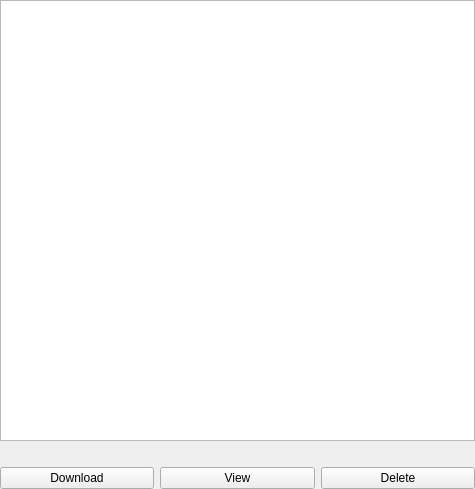
<?xml version="1.0" encoding="UTF-8"?>
<ui version="4.0">
 <class>ProgramInfoLogs</class>
 <widget class="QWidget" name="ProgramInfoLogs">
  <property name="geometry">
   <rect>
    <x>0</x>
    <y>0</y>
    <width>475</width>
    <height>489</height>
   </rect>
  </property>
  <property name="windowTitle">
   <string>Form</string>
  </property>
  <layout class="QVBoxLayout" name="verticalLayout">
   <property name="margin">
    <number>0</number>
   </property>
   <item>
    <layout class="QGridLayout" name="gridLayout">
     <item row="0" column="0" colspan="3">
      <widget class="QTreeView" name="tree_logs">
       <property name="minimumSize">
        <size>
         <width>0</width>
         <height>300</height>
        </size>
       </property>
       <property name="editTriggers">
        <set>QAbstractItemView::NoEditTriggers</set>
       </property>
       <property name="selectionMode">
        <enum>QAbstractItemView::ExtendedSelection</enum>
       </property>
       <property name="sortingEnabled">
        <bool>true</bool>
       </property>
      </widget>
     </item>
     <item row="2" column="0">
      <widget class="QPushButton" name="button_download_logs">
       <property name="text">
        <string>Download</string>
       </property>
      </widget>
     </item>
     <item row="2" column="2">
      <widget class="QPushButton" name="button_delete_logs">
       <property name="text">
        <string>Delete</string>
       </property>
      </widget>
     </item>
     <item row="2" column="1">
      <widget class="QPushButton" name="button_view_log">
       <property name="text">
        <string>View</string>
       </property>
      </widget>
     </item>
     <item row="1" column="0" colspan="3">
      <widget class="QLabel" name="label_error">
       <property name="text">
        <string>&lt;error&gt;</string>
       </property>
       <property name="wordWrap">
        <bool>true</bool>
       </property>
      </widget>
     </item>
    </layout>
   </item>
  </layout>
 </widget>
 <tabstops>
  <tabstop>tree_logs</tabstop>
  <tabstop>button_download_logs</tabstop>
  <tabstop>button_view_log</tabstop>
  <tabstop>button_delete_logs</tabstop>
 </tabstops>
 <resources/>
 <connections/>
</ui>
